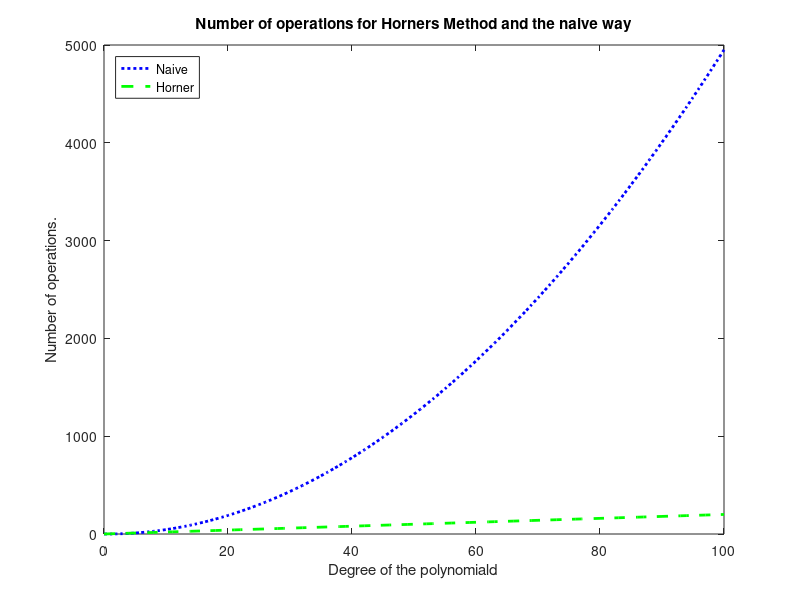

Write MATLAB code to recreate this figure.
% For simplicity I take only polynomials width coefficients c_i = 1
% for all i = 0 ... n
% And x = 1.
% Which leaves me with 2n operations for the horner method,
% and n(n-1)/2 operations for the naive way.

degrees = [0:1:100];

horner = @(n) 2 .* n;
naive = @(n) n .* (n-1) ./ 2;

figure;
clf;

plot(degrees, naive(degrees), 'b::', 'LineWidth', 2, degrees, horner(degrees), 'g--', 'LineWidth', 2);
title('Number of operations for Horners Method and the naive way');
xlabel('Degree of the polynomiald');
ylabel('Number of operations.');
legend('Naive', 'Horner', 'Location', 'NorthWest');

print('../plots/ex1/ops.png', '-dpng')